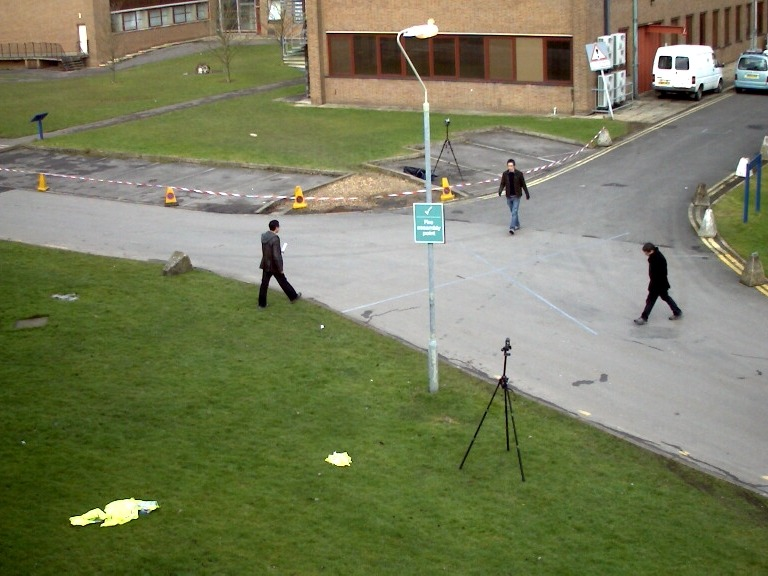
#> input picture development/tracking/python_plus_c++/PETS09-S2L1/img1/000002.jpg, 768 x 576 px
$ python -i segmentation.py   (imports and definitions only)
#> lines starting #> are read from the running program, lines starting #| are printed output that depends on the picture; after the words box and inside, x2 and y2 are one past the last pixel; in counts of white or black regions, pixels touching at a corner belong together
#!/home/leo/anaconda3/bin/python
import skimage.filters as filters
import skimage.color as color
import scipy.ndimage as nd
import numpy as np


def segmentation(image, max_value=255):
    '''
    Segmenta una imagen dada.
    En el estudio para el proyecto, se definió
    que filtrar la imagen y luego segmentar utilizando OTSU
    fue el mejor desempeño
    Entradas:
        image: imagen de tamaño NxMx(1 o 3) la cual se desea segmentar
        max_value: valor máximo de la máscara de salida
    Salida:
        Máscara de tamaño NxMx1 con la imagen segmentada
    '''
#> called with max_value = 255
    image_bw = color.rgb2gray(image)
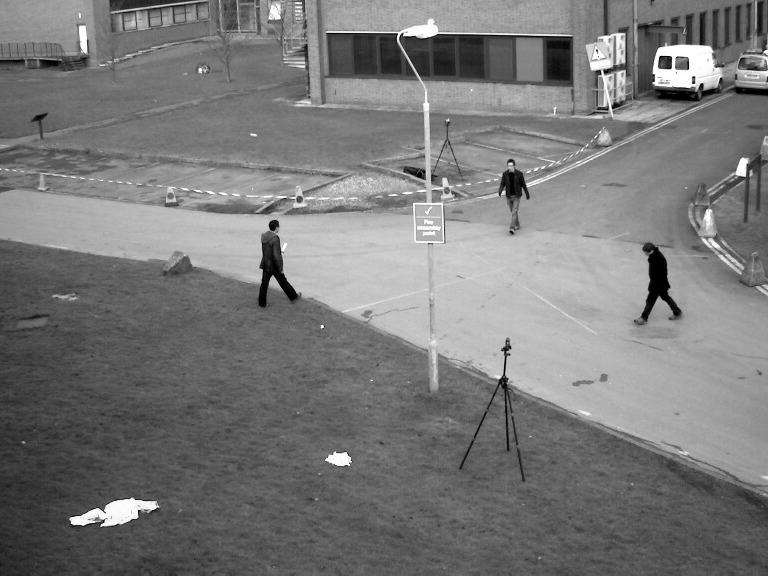
#> image_bw: shape (576, 768) float64; min 0, max 1, mean 0.478
    image_filtered = nd.gaussian_filter(image_bw, sigma=3)
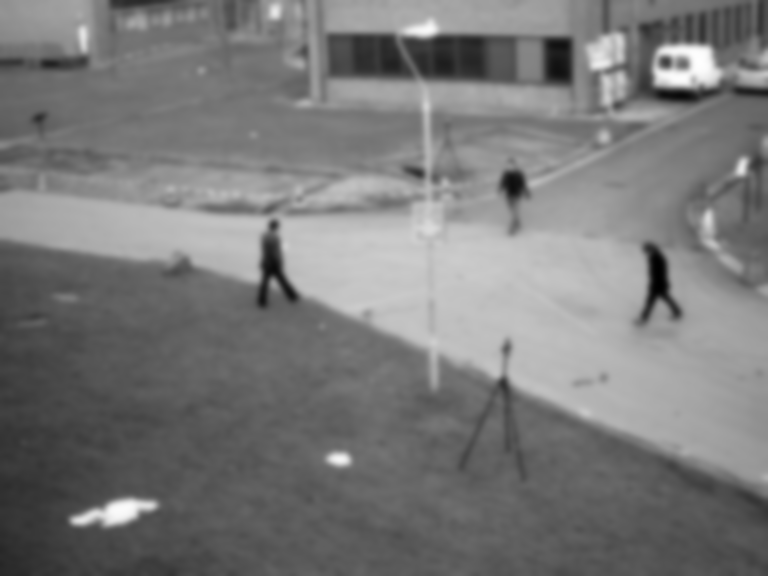
#> image_filtered: shape (576, 768) float64; min 0.00236, max 0.998, mean 0.478
    image_threshold = filters.threshold_otsu(image_filtered)
#> image_threshold = 0.514
    mask = (image_bw > image_threshold) * max_value
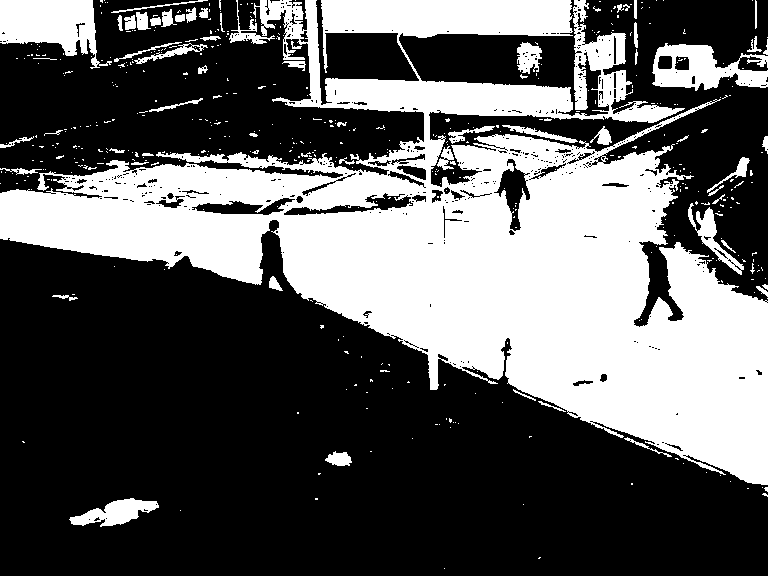
#> mask: shape (576, 768) int64; 36.6% white; 474 white regions (412 under 20 px), largest, box (x1, y1, x2, y2) and area: (0, 0, 768, 485) 144953, (0, 0, 112, 69) 4400, (652, 43, 768, 91) 3100
    return mask.astype(np.uint8)

>>> import cv2
>>> picture = cv2.cvtColor(cv2.imread('PETS09-S2L1/img1/000002.jpg'), cv2.COLOR_BGR2RGB)
>>> result = segmentation(picture)
